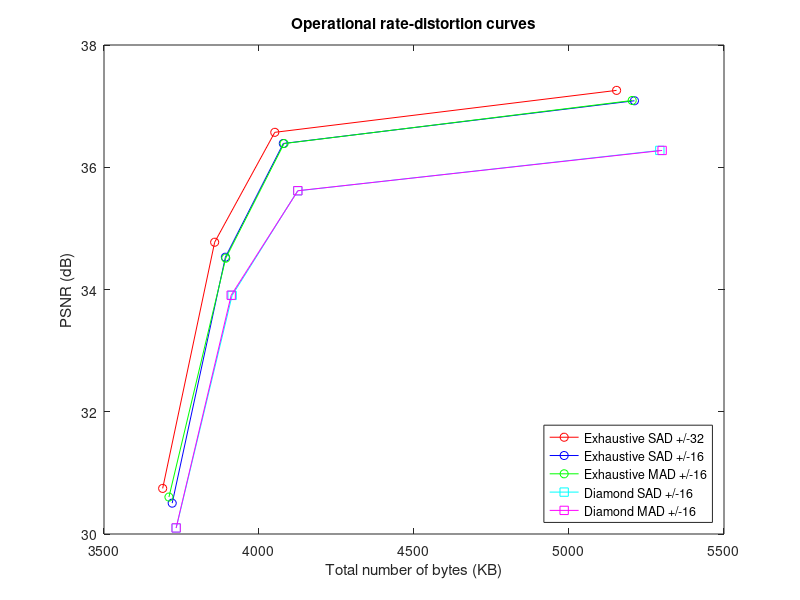

MATLAB code for this plot: (Note: this script raises an error after producing the figure.)
% I = imread('lena512.bmp');
% imwrite(I,'lena512_compressed.jpg','jpg','quality',90);
% D = imread('lena512_compressed.jpg');
% err = immse( I , D )

% s=dir('yourfile')
% the_size=s.bytes

% xDec = [25.3092 35.056 41.635 46.496 51.011 55.719 62.607 73.478 96.508];
% yDec = [23.210 26.878 29.759 31.407 32.594 33.728 35.219 37.114 40.210];
% xJ = [7.82 11.6 14.8 17.6 20.4 23.5 28.6 37.0 57.9];
% yJ = [30.401 32.949 34.262 35.108 35.785 36.434 37.301 38.507 40.784];
% plot(xDec,yDec,'r-o',xJ, yJ,'b-o')
% xlabel('Total number of bytes (KB)');
% ylabel('PSNR (dB)');
% title('Operational rate-distortion curves');
% legend({'Developed Codec','JPEG Codec'},'Location','southeast')

%kristine operational rate-distortion curves
% x = bytes
% y = PSNR
x_E_SAD_32 = [3689.24 3856.965 4050.899 5153.47];
y_E_SAD_32 = [30.7461 34.7734 36.5714 37.2578];

x_E_SAD_16 = [3719.973 3891.556 4078.388 5211.13];
y_E_SAD_16 = [30.5048 34.5283 36.3889 37.0878];

x_E_MAD_16 = [3709.464 3892.761 4080.904 5203.849];
y_E_MAD_16 = [30.6042 34.5126 36.3876 37.0924];

x_D_SAD_16 = [3732.883 3913.247 4124.75 5292.953];
y_D_SAD_16 = [30.0985 33.9035 35.6144 36.2757];

x_D_MAD_16 = [3732.629 3910.304 4125.478 5300.371];
y_D_MAD_16 = [30.0995 33.9068 35.616 36.275];

plot(x_E_SAD_32,y_E_SAD_32,'r-o',x_E_SAD_16, y_E_SAD_16,'b-o',x_E_MAD_16, y_E_MAD_16,'g-o',x_D_SAD_16, y_D_SAD_16,'c-s',x_D_MAD_16, y_D_MAD_16,'m-s')
xlabel('Total number of bytes (KB)');
ylabel('PSNR (dB)');
title('Operational rate-distortion curves');
legend({'Exhaustive SAD +/-32','Exhaustive SAD +/-16','Exhaustive MAD +/-16','Diamond SAD +/-16','Diamond MAD +/-16'},'Location','southeast')




%PSNR per frame
x_frames = 1:120;

% E_SAD_16_90 = 
% 
% E_MAD_16_90 = 
% 
% D_SAD_16_90 = load(fullfile('kristen', 'Diamond', 'SAD','16-90','PSNR_D_16_90.mat'));
% 
% D_MAD_16_90 = load(fullfile('kristen', 'Diamond', 'MAD','16-90','PSNR_D_16_90.mat'));

 

plot(x_frames,E_SAD_16_90,'r-o',x_frames, E_MAD_16_90,'b-o',x_frames, D_SAD_16_90,'g-s',x_frames, D_MAD_16_90,'c-s')
xlabel('Frame Number');
ylabel('PSNR (dB)');
title('PSNR per Frame at Quality 90');
legend({'Exhaustive SAD +/-16','Exhaustive MAD +/-16','Diamond SAD +/-16','Diamond MAD +/-16','Location','southeast'});


% use load(fullfile('kristen', 'Diamond',
% 'MAD','16-90','PSNR_D_16_90.mat')) to load files




